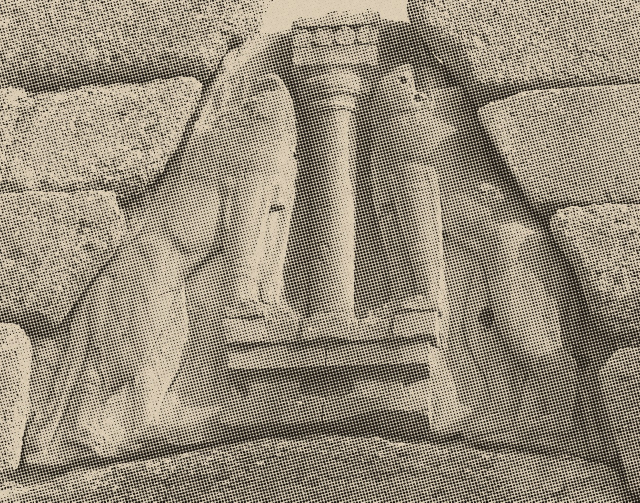
#> input picture reports/step10/c044_halftone_collage.jpg, 1280 x 1005 px, given in place of step10, which was not available (shown at 1/2 size)
$ python verify_bank_quality.py ../reports/step10   (older library calls are emulated)
#> lines starting #> are read from the running program, lines starting #| are printed output that depends on the picture
#!/usr/bin/env python3
"""Is this picture good enough to push into on a 1080p screen?

THREE QUESTIONS, AND THE FIRST ONE IS NOT THE OBVIOUS ONE
---------------------------------------------------------
A still that will be held for eight seconds and magnified has to be sharp,
clean and large. The bank already rejected the small ones and the blank ones;
this adds focus and compression, and measures the long edge again on the FILE
rather than on what the provider's metadata claimed.

SHARPNESS IS NOT THE GLOBAL LAPLACIAN VARIANCE, and using it would have been
wrong three times over. Ranked by global variance, the three softest pictures
in the bank are a shallow-depth-of-field macro of a hand holding a stone
(21.9), a lamplit underground tunnel (50.5) and a dim museum interior (65.3).
Not one of them is out of focus. The first is sharp exactly where it is meant
to be and deliberately soft everywhere else; the other two are dark, and
darkness is not blur. A global floor condemns all three.

So the question is whether ANYTHING in the picture is sharp, which is what
matters for a still that will be pushed into: the frame is tiled, the
Laplacian variance is taken per tile, and the measure is the 95th percentile
of those. Measured against the same pictures Gaussian-blurred at sigma 3,
which is the control:

    picture                     as banked    blurred
    hand and stone (macro)           80.4        2.2
    tunnel                          131.0        5.3
    museum interior                 269.4        2.9
    Tiryns wall                    1279.0        2.8
    moai row                       3711.3        4.7
    Sacsayhuaman joint             5471.8        7.2

Real pictures 80.4 and up, blurred ones 7.2 and down. MIN_SHARPNESS sits in
that gap with an 11x margin on the nearest real picture.

Everything is measured at a NORMALISED 1024px long edge. Laplacian variance
grows with resolution, so measured on the file it ranks big pictures above
sharp ones -- which is the one thing this check must not do, the bank having
already been ordered by resolution.

BLOCKINESS NEVER FIRES ON THIS CORPUS, and that is reported rather than
hidden. Across all 325 banked images it runs 0.856 to 1.160, median 1.001:
Commons originals are not recompressed JPEGs. The threshold is set from a
control instead -- the same picture re-encoded at falling quality:

    quality 95   blockiness 0.989
    quality 50   blockiness 1.501
    quality 20   blockiness 2.063
    quality 10   blockiness 2.987
    quality  5   blockiness 5.207

MAX_BLOCKINESS catches quality 50 and worse and clears the whole bank. It is
here for the day a provider that is not Commons supplies a recompressed file,
and until then it will pass everything, which is the honest expectation.

    python3 lib/verify_bank_quality.py <image> [<image> ...]
"""
from __future__ import annotations

import argparse
import sys
from pathlib import Path
from typing import Any

#: 95th percentile of per-tile Laplacian variance, at a 1024px long edge.
#: Real pictures measure 80.4 and up; the same pictures blurred at sigma 3
#: measure 7.2 and down. See the module docstring.
MIN_SHARPNESS = 25.0

#: Gradient energy on JPEG block boundaries over gradient energy off them.
#: 1.0 is no blocking. The bank tops out at 1.160; quality-50 re-encoding
#: reads 1.501.
MAX_BLOCKINESS = 1.30

#: Long edge of the FILE, after any upscale. The bank rejects below 3000 at
#: fetch time from the provider's metadata; this is the floor the picture
#: has to clear as it actually sits on disk, which is the number that
#: decides whether a push into it holds up at 1080p.
MIN_LONG_EDGE = 2400

#: Size everything is measured at, so the numbers mean the same thing for a
#: 3000px picture and a 21000px one.
NORM_LONG_EDGE = 1024

#: Side of the sharpness tile at that normalised size.
TILE = 128

#: Where the per-tile variances are read off.
TILE_PERCENTILE = 95


def _normalised(path: str):
    import cv2

    img = cv2.imread(str(path), cv2.IMREAD_GRAYSCALE)
    if img is None:
        return None
    h, w = img.shape
    s = NORM_LONG_EDGE / max(h, w)
    return cv2.resize(img, (max(1, int(w * s)), max(1, int(h * s))),
                      interpolation=cv2.INTER_AREA)


def sharpness(g) -> float:
    """95th percentile of per-tile Laplacian variance.

    THE TILE ADAPTS TO THE FRAME, because a fixed one silently returns zero
    on an extreme panorama. wm_229317340 is 2068x20064; normalised to a
    1024px long edge it is 105px tall, no 128px tile fits, the list of tile
    variances comes back empty and the picture scores 0.0 -- a sharp
    photograph failing a sharpness check because of its shape.
    """
    import cv2
    import numpy as np

    h, w = g.shape
    tile = max(16, min(TILE, h // 2, w // 2))
    lap = cv2.Laplacian(g, cv2.CV_64F)
    step = max(1, tile // 2)
    vs = [lap[y:y + tile, x:x + tile].var()
          for y in range(0, max(1, h - tile + 1), step)
          for x in range(0, max(1, w - tile + 1), step)]
    if not vs:
        vs = [lap.var()]
    return float(np.percentile(vs, TILE_PERCENTILE))


def blockiness(g) -> float:
    """Gradient energy on 8px JPEG block boundaries, over the rest."""
    import numpy as np

    d = np.abs(np.diff(g.astype("float32"), axis=1))
    c = np.arange(d.shape[1])
    on, off = d[:, (c % 8) == 7], d[:, (c % 8) != 7]
    if on.size == 0 or off.size == 0 or off.mean() == 0:
        return 1.0
    return float(on.mean() / off.mean())


def check(path: str) -> tuple[list[str], dict[str, Any]]:
    """Every quality problem with this file, and the numbers behind them."""
    import cv2

    full = cv2.imread(str(path), cv2.IMREAD_GRAYSCALE)
    if full is None:
        return ([f"{Path(path).name}: cannot be read as an image"], {})
    g = _normalised(path)
    long_edge = max(full.shape[:2])
    m = {"long_edge": int(long_edge),
         "sharpness": round(sharpness(g), 1),
         "blockiness": round(blockiness(g), 3),
         "floors": {"long_edge": MIN_LONG_EDGE,
                    "sharpness": MIN_SHARPNESS,
                    "blockiness": MAX_BLOCKINESS}}
    problems = []
    if long_edge < MIN_LONG_EDGE:
        problems.append(
            f"long edge {long_edge}px is under {MIN_LONG_EDGE}px, so a push "
            f"into it is upscaling past the detail it has")
    if m["sharpness"] < MIN_SHARPNESS:
        problems.append(
            f"nothing in this picture is sharp: the best tile reads "
            f"{m['sharpness']} against a floor of {MIN_SHARPNESS}, where a "
            f"deliberately blurred control reads about 5 and the softest "
            f"real picture in the bank reads 80")
    if m["blockiness"] > MAX_BLOCKINESS:
        problems.append(
            f"JPEG blocking at {m['blockiness']} against a ceiling of "
            f"{MAX_BLOCKINESS}: the 8-pixel grid is visible, which a push "
            f"magnifies. Quality-50 re-encoding measures 1.5 and the whole "
            f"Commons bank measures under 1.17")
    return problems, m


def main() -> int:
    ap = argparse.ArgumentParser()
    ap.add_argument("images", nargs="+")
    args = ap.parse_args()
    bad = 0
    for p in args.images:
        problems, m = check(p)
#> in check, `full = cv2.imread(str(path), cv2.IMREAD_GRAYSCALE)`:
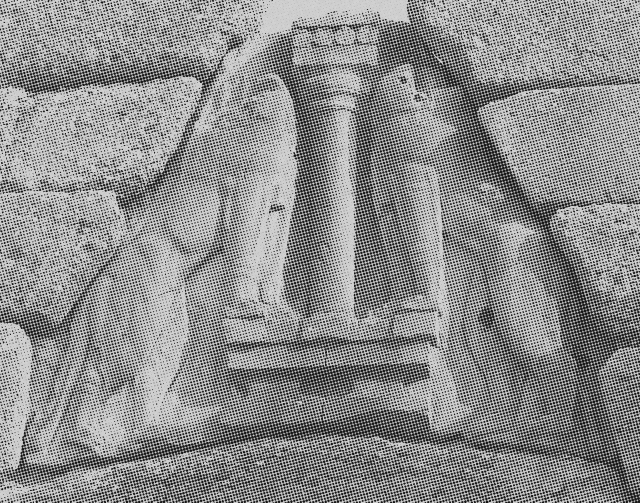
#> full: shape (1005, 1280) (shown at 1/2 size); min 6, max 224, mean 140.5
#> in _normalised, `return cv2.resize(img, (max(1, int(w * s)), max(1, int(h * s))), inter..`:
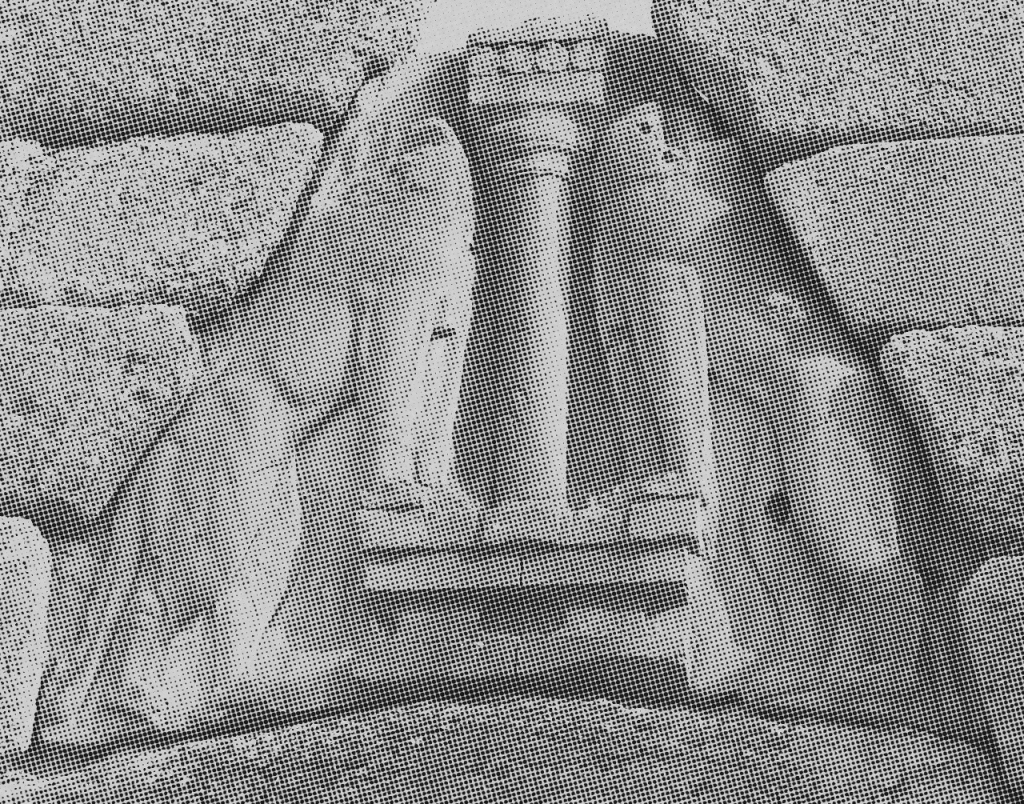
#> returned value: shape (804, 1024); min 13, max 216, mean 140.5
#> in sharpness, `lap = cv2.Laplacian(g, cv2.CV_64F)`:
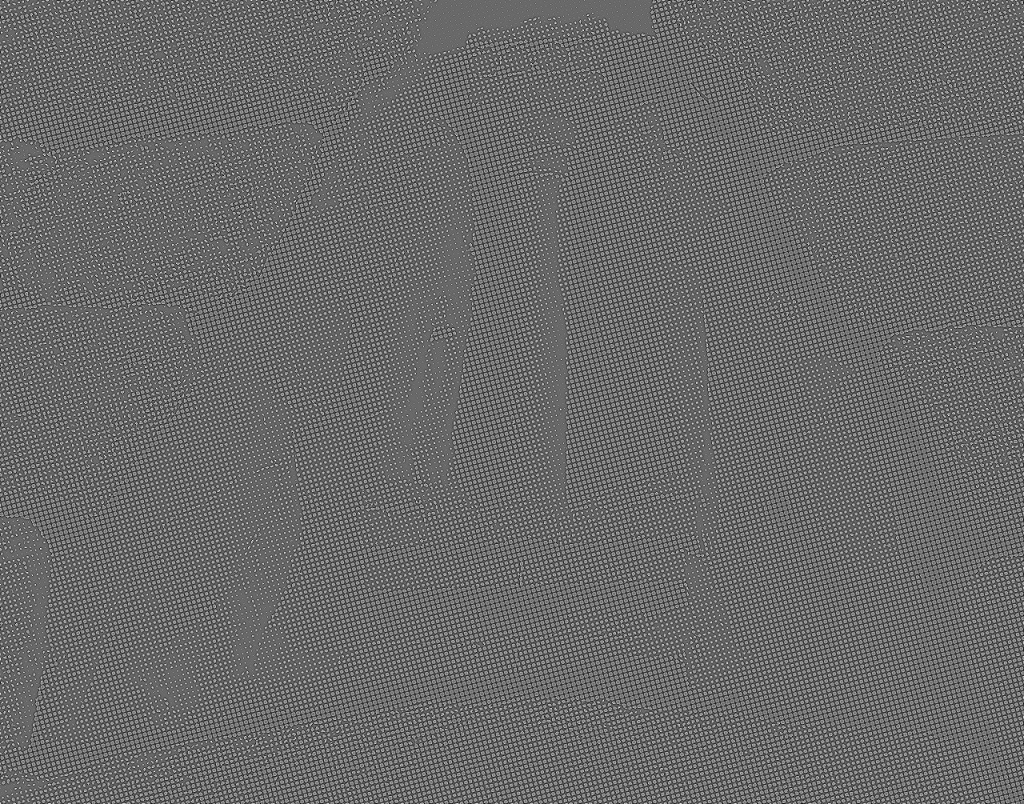
#> lap: shape (804, 1024) float64; min -352, max 499, mean 0; drawn with min black and max white
#> in sharpness, `vs = [lap[y:y + tile, x:x + tile].var() for y in range(0, max(1, h - t..`: vs = 165 values, max 13984 at index 147, min 9355.5 at index 6, mean 12240.6
#> in blockiness, `d = np.abs(np.diff(g.astype("float32"), axis=1))`:
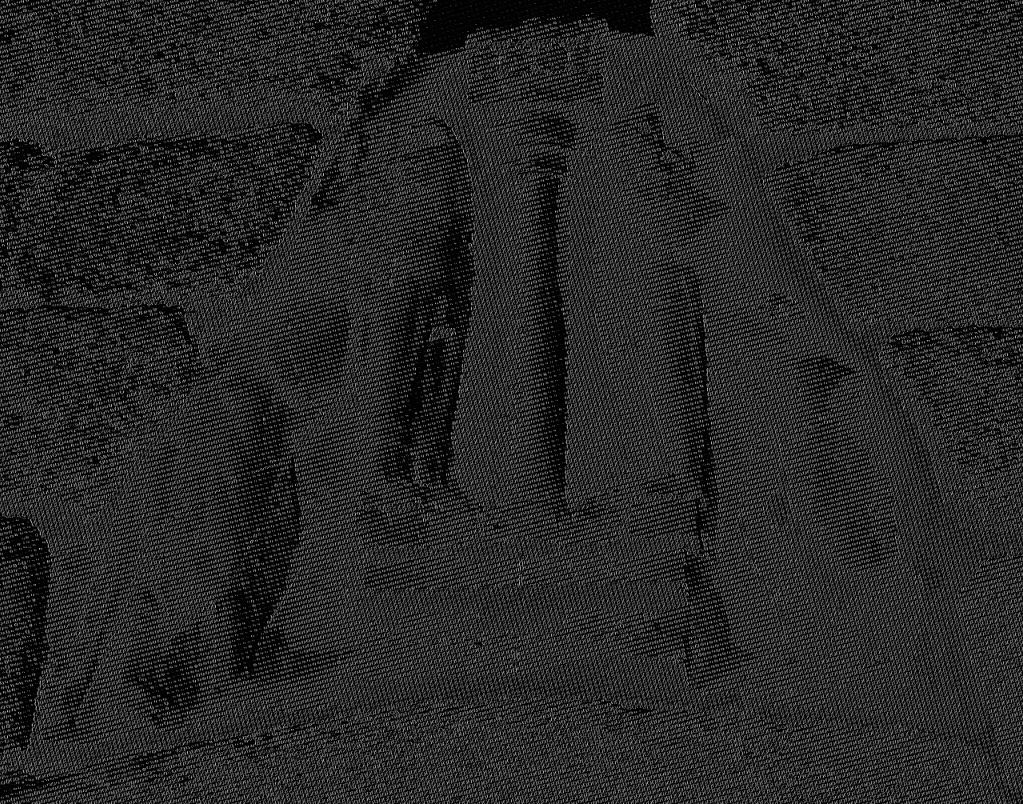
#> d: shape (804, 1023) float32; min 0, max 191, mean 39.5
#> in blockiness, `on, off = d[:, (c % 8) == 7], d[:, (c % 8) != 7]`:
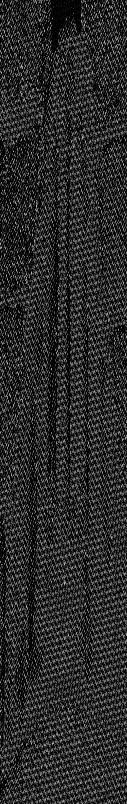
#> on: shape (804, 127) float32; min 0, max 191, mean 43.5
#> in blockiness, `on, off = d[:, (c % 8) == 7], d[:, (c % 8) != 7]`:
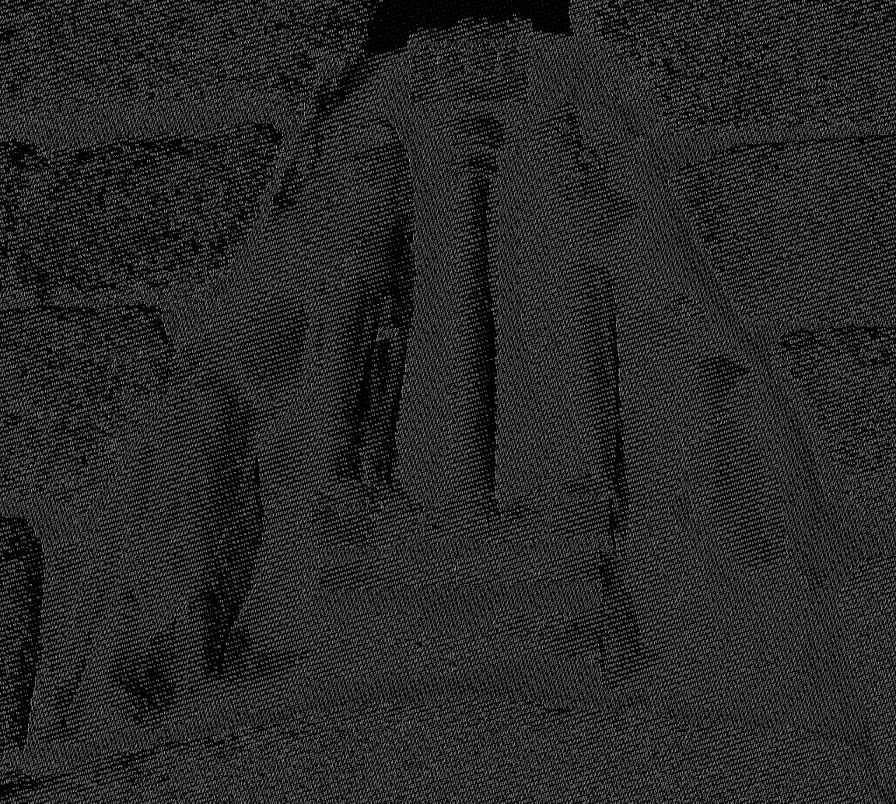
#> off: shape (804, 896) float32; min 0, max 189, mean 39
#> problems = 1 item; m = 4 items
        flag = "FAIL" if problems else "pass"
#> flag = 'FAIL'
        print(f"  {flag}  {Path(p).name:<24} long edge {m.get('long_edge', 0):>6}  "
              f"sharpness {m.get('sharpness', 0):>8}  "
              f"blockiness {m.get('blockiness', 0)}")
#|   FAIL  step10                   long edge   1280  sharpness  13445.4  blockiness 1.116
        for x in problems:
            print(f"        - {x}")
#> this loop made 1 pass
#|         - long edge 1280px is under 2400px, so a push into it is upscaling past the detail it has
        bad += bool(problems)
#> bad = 1
    return 1 if bad else 0


if __name__ == "__main__":
#> (the run stopped early here; a loop or call above may not have finished)

$ run again, on reports/step10/treatments.png
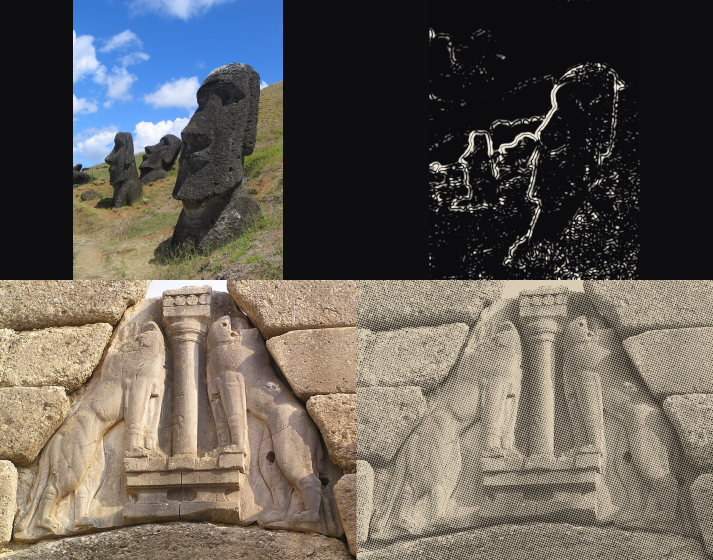
#> input picture reports/step10/treatments.png, 1426 x 1120 px, given in place of step10, which was not available (shown at 1/2 size)
#> in sharpness, `lap = cv2.Laplacian(g, cv2.CV_64F)`:
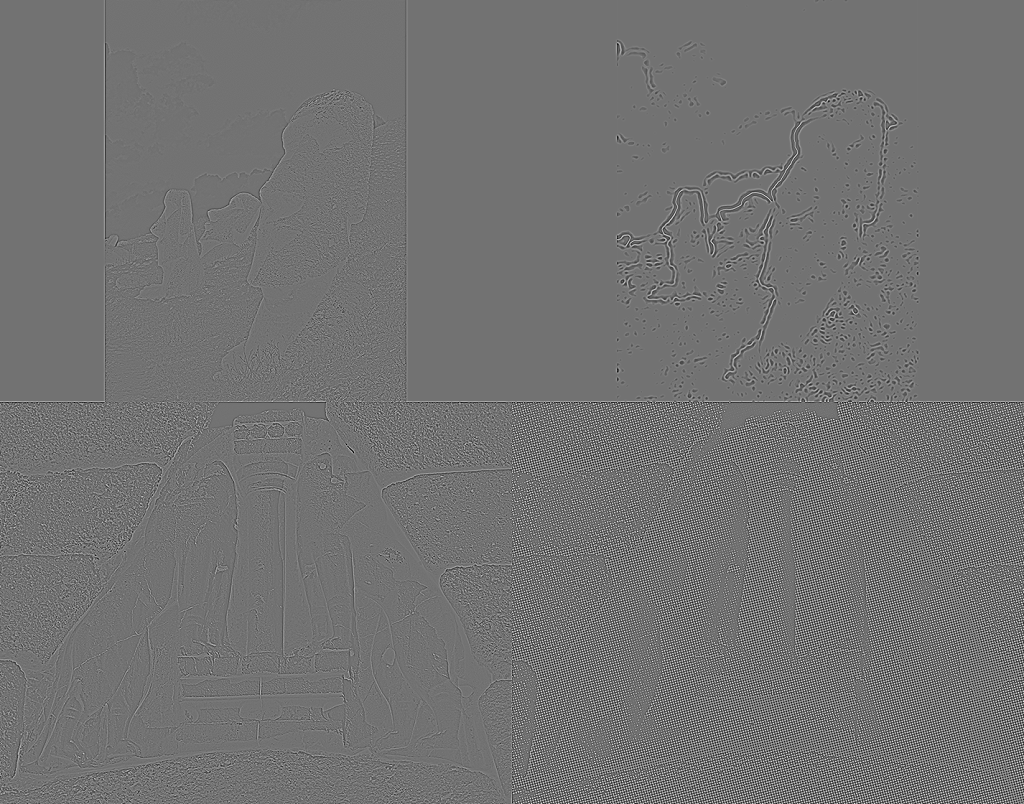
#> lap: shape (804, 1024) float64; min -381, max 465, mean 0; drawn with min black and max white
#> vs = 165 values, max 22735.6 at index 164, min 0 at index 7, mean 5554.4
#> in blockiness, `on, off = d[:, (c % 8) == 7], d[:, (c % 8) != 7]`:
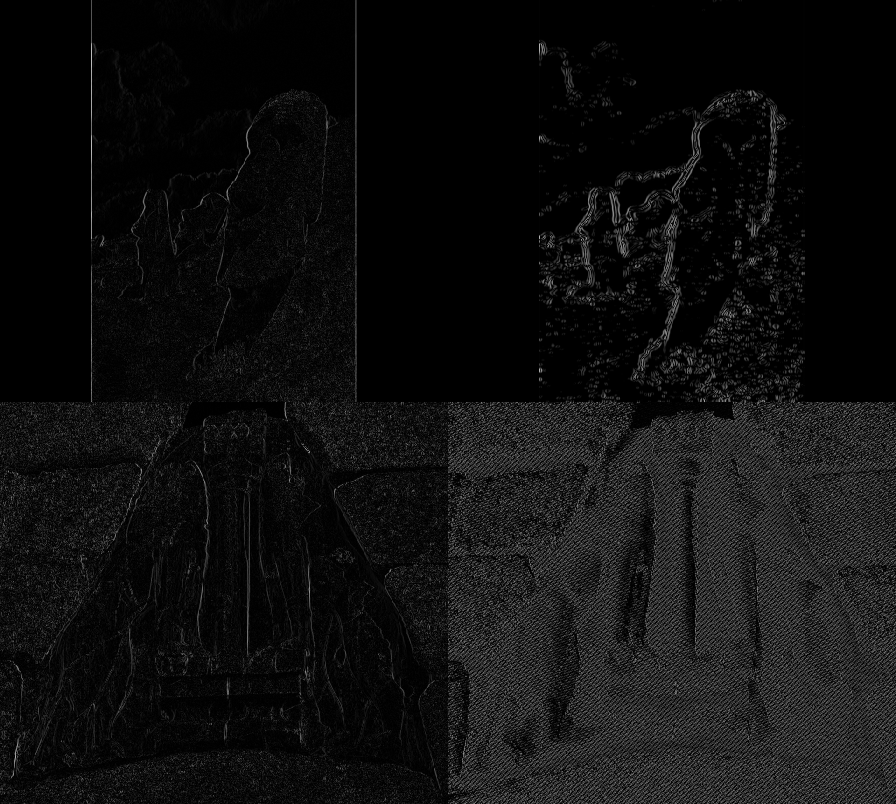
#> off: shape (804, 896) float32; min 0, max 189, mean 15.3
#> problems = 1 item; m = 4 items
#> flag = 'FAIL'
#|   FAIL  step10                   long edge   1426  sharpness  21113.2  blockiness 1.001
#> the loop in main, `for x in problems:` made 1 pass
#|         - long edge 1426px is under 2400px, so a push into it is upscaling past the detail it has
#> bad = 1
